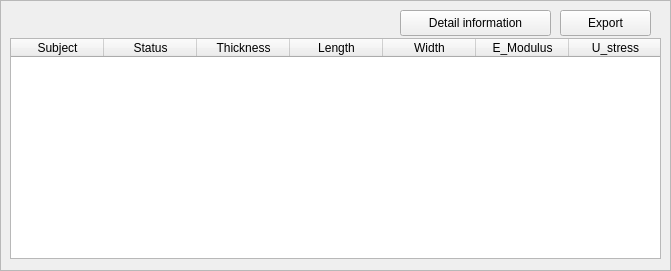
   <widget class="QFrame" name="frame_4">
    <property name="geometry">
     <rect>
      <x>630</x>
      <y>260</y>
      <width>671</width>
      <height>271</height>
     </rect>
    </property>
    <property name="frameShape">
     <enum>QFrame::StyledPanel</enum>
    </property>
    <property name="frameShadow">
     <enum>QFrame::Plain</enum>
    </property>
    <widget class="QTableWidget" name="table_exp_info">
     <property name="geometry">
      <rect>
       <x>10</x>
       <y>38</y>
       <width>651</width>
       <height>221</height>
      </rect>
     </property>
     <property name="horizontalScrollBarPolicy">
      <enum>Qt::ScrollBarAlwaysOff</enum>
     </property>
     <attribute name="horizontalHeaderCascadingSectionResizes">
      <bool>true</bool>
     </attribute>
     <attribute name="horizontalHeaderDefaultSectionSize">
      <number>93</number>
     </attribute>
     <attribute name="horizontalHeaderMinimumSectionSize">
      <number>61</number>
     </attribute>
     <column>
      <property name="text">
       <string>Subject</string>
      </property>
     </column>
     <column>
      <property name="text">
       <string>Status</string>
      </property>
     </column>
     <column>
      <property name="text">
       <string>Thickness</string>
      </property>
     </column>
     <column>
      <property name="text">
       <string>Length</string>
      </property>
     </column>
     <column>
      <property name="text">
       <string>Width</string>
      </property>
     </column>
     <column>
      <property name="text">
       <string>E_Modulus</string>
      </property>
     </column>
     <column>
      <property name="text">
       <string>U_stress</string>
      </property>
     </column>
    </widget>
    <widget class="QPushButton" name="btn_exp_export">
     <property name="geometry">
      <rect>
       <x>560</x>
       <y>10</y>
       <width>91</width>
       <height>26</height>
      </rect>
     </property>
     <property name="text">
      <string>Export</string>
     </property>
    </widget>
    <widget class="QPushButton" name="btn_exp_detail">
     <property name="geometry">
      <rect>
       <x>400</x>
       <y>10</y>
       <width>151</width>
       <height>26</height>
      </rect>
     </property>
     <property name="text">
      <string>Detail information</string>
     </property>
    </widget>
   </widget>
